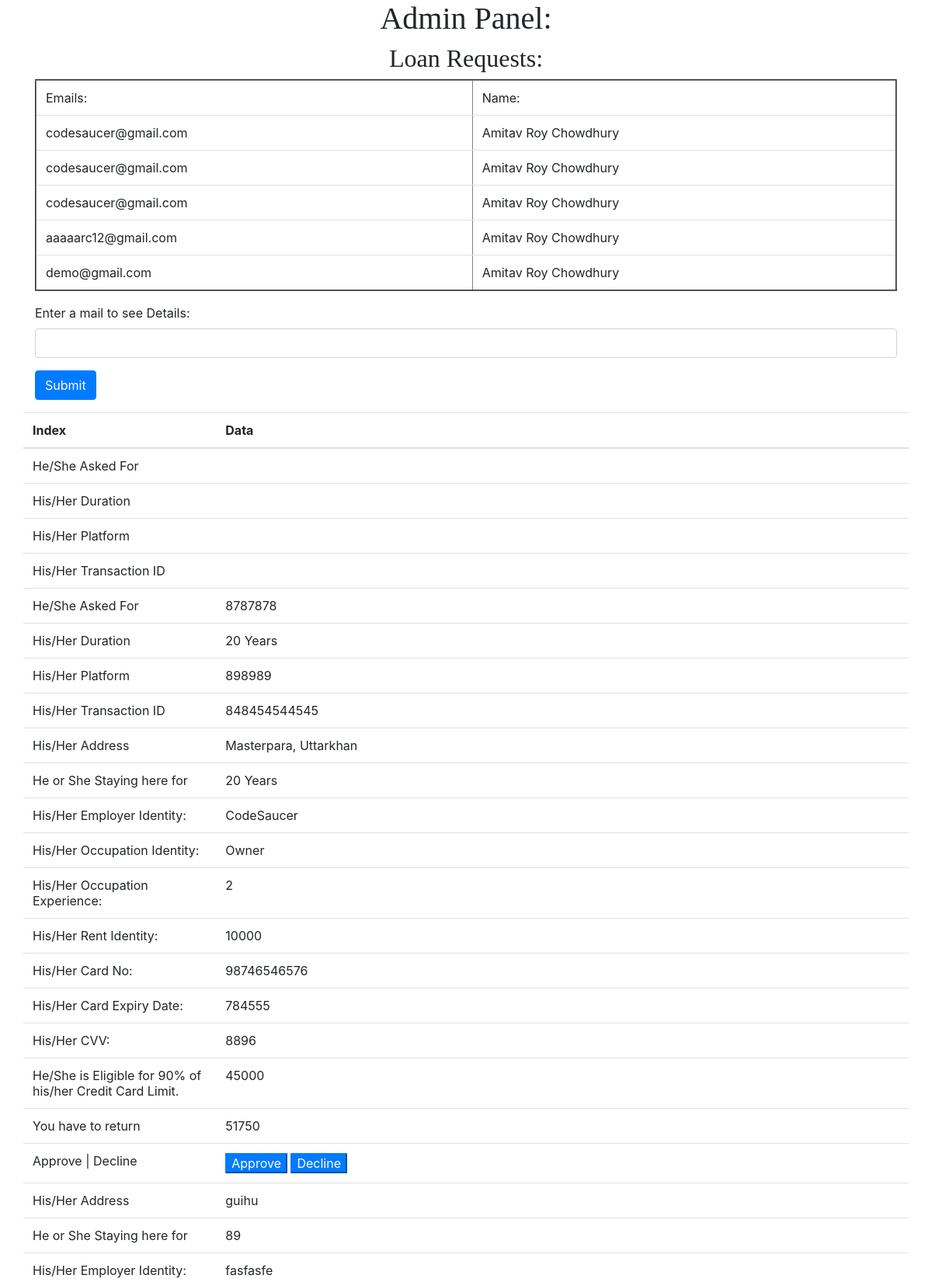
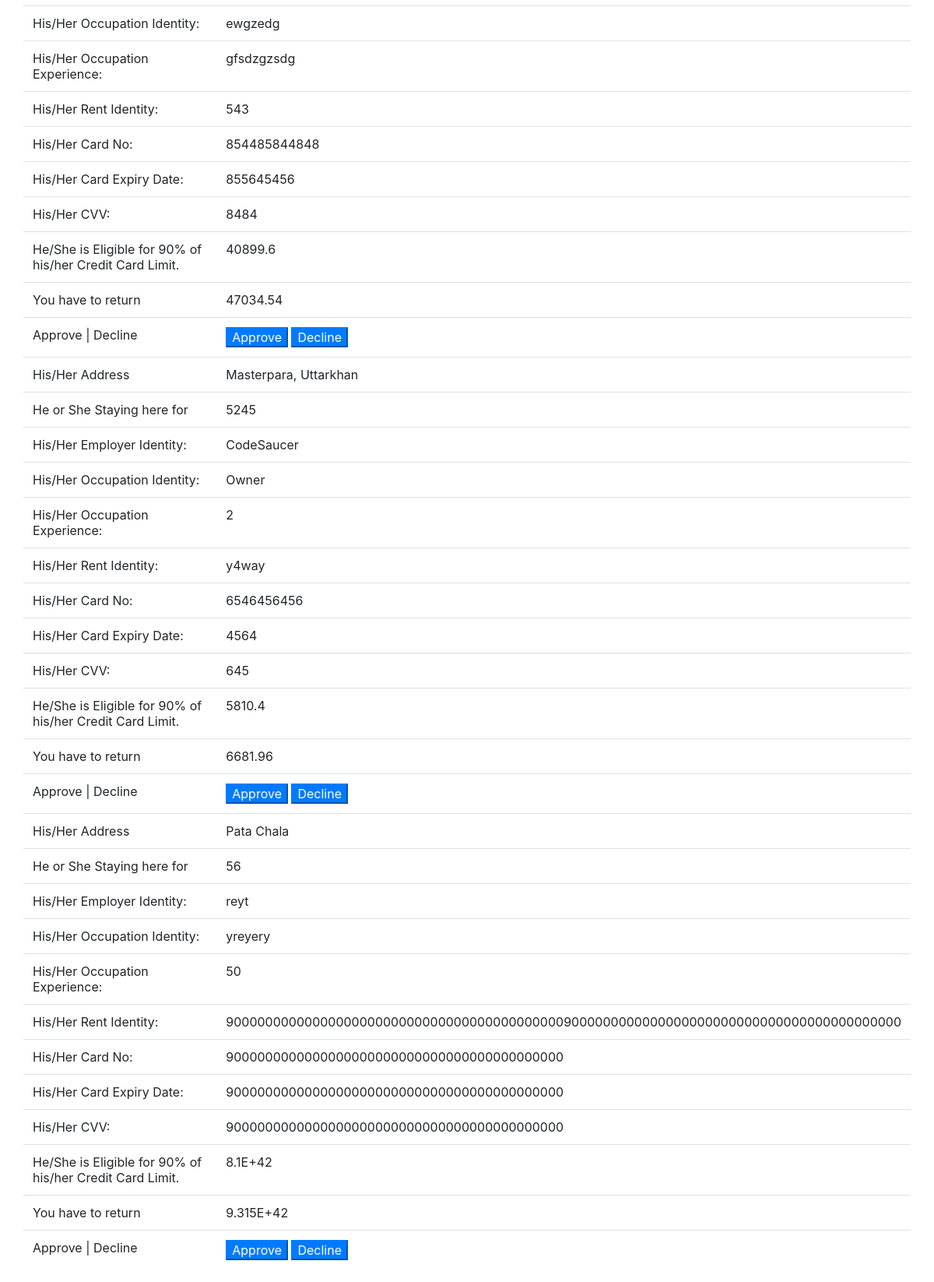
Page /Viewer/adminpage.php on the committed database (2 pictures, top to bottom).
### tables this page shows
CREATE TABLE `users` (
  `id` int(11) NOT NULL,
  `name` varchar(100) NOT NULL,
  `email` varchar(200) NOT NULL,
  `username` varchar(50) NOT NULL,
  `password` varchar(50) NOT NULL
);

CREATE TABLE `persondemand` (
  `id` int(11) NOT NULL,
  `email` varchar(100) NOT NULL,
  `amount` varchar(200) NOT NULL,
  `duration` varchar(200) NOT NULL,
  `platform` varchar(200) NOT NULL,
  `trxid` varchar(100) NOT NULL
);

CREATE TABLE `persondetails` (
  `id` int(11) NOT NULL,
  `email` varchar(100) NOT NULL,
  `address` varchar(2000) NOT NULL,
  `duration` varchar(200) NOT NULL,
  `employer` varchar(200) NOT NULL,
  `occupation` varchar(200) NOT NULL,
  `experience` varchar(200) NOT NULL,
  `mincome` varchar(200) NOT NULL,
  `rent` varchar(200) NOT NULL,
  `dpayment` varchar(200) NOT NULL,
  `ccn` varchar(200) NOT NULL,
  `card_expiry` varchar(200) NOT NULL,
  `cvv` varchar(200) NOT NULL,
  `limitt` varchar(200) NOT NULL
);

### Viewer/adminpage.php (the view, shortened to what this page needs)
<html>
  <head>
     <link rel="stylesheet" href="https://stackpath.bootstrapcdn.com/bootstrap/4.5.2/css/bootstrap.min.css">
  </head>
  <body>
<div class="container" id="head">
<h1 style="text-align: center; font-family: tahoma;">Admin Panel:</h1>
<h2 style="text-align: center; font-family: tahoma;">Loan Requests:</h2>
<table border="2" class="table">
<?php
include "config.php";
$records = mysqli_query($mysqli,"select
 * from users");
?>
    <tr>
      <td>Emails:</td>
      <td>Name:</td>
    </tr>
    <tr>
<?php
while($data = mysqli_fetch_array($records)){
?>
      <td><?php echo $data['email']; ?></td>
      <td><?php echo $data['name']; ?></td>
    </tr>
<?php
}
?>
</table>
<form action="<?php echo htmlspecialchars($_SERVER["PHP_SELF"]); ?>" method="post">
            <div class="form-group">
                <label>Enter a mail to see Details:</label>
                <input type="email" name="email" class="form-control <?php echo (!empty($email_err)) ? 'is-invalid' : ''; ?>">
            </div>
            <div class="form-group">
                <input type="submit" class="btn btn-primary" value="Submit">
            </div>
</form>
</div>
<table class="table container">
  <thead>
    <tr>
      <th scope="col">Index</th>
      <th scope="col">Data</th>
    </tr>
  </thead>
  <tbody>
<?php
$records = mysqli_query($mysqli,"select * from persondemand where email='$email'");
$records1 = mysqli_query($mysqli,"select * from persondetails where email='$email'");
while($data = mysqli_fetch_array($records))
{
?>
  <tr>
    <td><?php echo "He/She Asked For" ?></td>
    <td><?php echo $data['amount']; ?></td>
  </tr>
  <tr>
    <td><?php echo "His/Her Duration" ?></td>
    <td><?php echo $data['duration']; ?></td>
  </tr>
  <tr>
    <td><?php echo "His/Her Platform" ?></td>
    <td><?php echo $data['platform']; ?></td>
  </tr>
  <tr>
    <td><?php echo "His/Her Transaction ID" ?></td>
    <td><?php echo $data['trxid']; ?></td>
  </tr>
<?php
}
while($data = mysqli_fetch_array($records1)){
?>
  <tr>
    <td><?php echo "His/Her Address" ?></td>
    <td><?php echo $data['address']; ?></td>
  </tr>
  <tr>
    <td><?php echo "He or She Staying here for" ?></td>
    <td><?php echo $data['duration']; ?></td>
  </tr>
  <tr>
    <td><?php echo "His/Her Employer Identity:" ?></td>
    <td><?php echo $data['employer']; ?></td>
  </tr>
  <tr>
    <td><?php echo "His/Her Occupation Identity:" ?></td>
    <td><?php echo $data['occupation']; ?></td>
  </tr>
    <tr>
    <td><?php echo "His/Her Occupation Experience:" ?></td>
    <td><?php echo $data['experience']; ?></td>
  </tr>
    <tr>
    <td><?php echo "His/Her Rent Identity:" ?></td>
    <td><?php echo $data['rent']; ?></td>
  </tr>
  <tr>
    <td><?php echo "His/Her Card No:" ?></td>
    <td><?php echo $data['ccn']; ?></td>
  </tr>
  <tr>
    <td><?php echo "His/Her Card Expiry Date:" ?></td>
    <td><?php echo $data['card_expiry']; ?></td>
  </tr>
  <tr>
    <td><?php echo "His/Her CVV:" ?></td>
    <td><?php echo $data['cvv']; ?></td>
  </tr>
  <tr>
    <td><?php echo "He/She is Eligible for 90% of his/her Credit Card Limit." ?></td>
    <?php $eligible = $data['limitt']*0.9; ?>
    <td><?php echo $eligible; ?></td>
  </tr>
  <tr>
    <td>You have to return</td>
    <td><?php echo $eligible*1.15;  ?></td>
  </tr>
  <tr>
    <form action="">
    <td>Approve | Decline</td>
    <td><input type="submit" name="approve" class="btn-primary" value="Approve">  <input type="submit" name="decline" class="btn-primary" value="Decline"></td>
    </form>
  </tr>
<?php
}
?>
  </tbody>
</table>
</body>
</html>

### rows in the picture
users: email "codesaucer@gmail.com", name "Amitav Roy Chowdhury"
users: email "codesaucer@gmail.com", name "Amitav Roy Chowdhury"
users: email "codesaucer@gmail.com", name "Amitav Roy Chowdhury"
users: email "aaaaarc12@gmail.com", name "Amitav Roy Chowdhury"
users: email "demo@gmail.com", name "Amitav Roy Chowdhury"
persondemand: amount "8787878", duration "20 Years", platform "898989", trxid "848454544545"
persondetails: address "Masterpara, Uttarkhan", duration "20 Years", employer "CodeSaucer", occupation "Owner", experience "2", rent "10000", ccn "98746546576", card_expiry "784555", cvv "8896", limitt "45000", $eligible*1.15 "51750"
persondetails: address "guihu", duration "89", employer "fasfasfe", occupation "ewgzedg", experience "gfsdzgzsdg", rent "543", ccn "854485844848", card_expiry "855645456", cvv "8484", limitt "40899.6", $eligible*1.15 "47034.54"
persondetails: address "Masterpara, Uttarkhan", duration "5245", employer "CodeSaucer", occupation "Owner", experience "2", rent "y4way", ccn "6546456456", card_expiry "4564", cvv "645", limitt "5810.4", $eligible*1.15 "6681.96"
persondetails: address "Pata Chala", duration "56", employer "reyt", occupation "yreyery", experience "50", rent "90000000000000000000000000000000000000000009000000000000000000000000000000000000000000", ccn "9000000000000000000000000000000000000000000", card_expiry "9000000000000000000000000000000000000000000", cvv "9000000000000000000000000000000000000000000", limitt "8.1E+42", $eligible*1.15 "9.315E+42"
